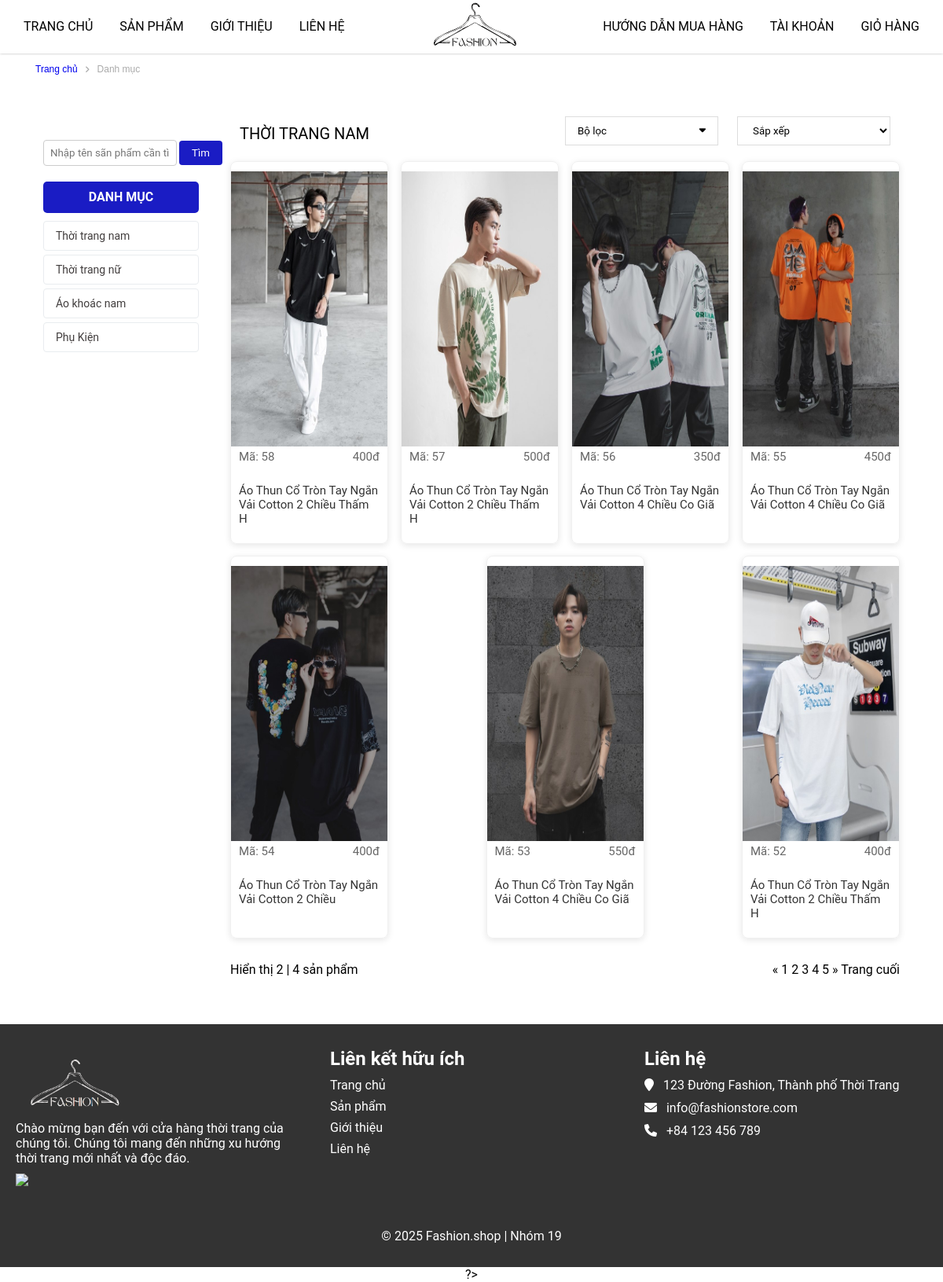
Page /index.php?mod=product&act=detail&id=1 on the committed database.
### tables this page shows
CREATE TABLE `danhmuc` (
  `madm` int(11) NOT NULL,
  `tendm` varchar(50) NOT NULL,
  `soluongsp` int(11) NOT NULL,
  `thutu` int(11) NOT NULL
);

CREATE TABLE `sanpham` (
  `masp` int(11) NOT NULL,
  `tensp` varchar(50) NOT NULL,
  `dongia` int(11) NOT NULL,
  `khuyenmai` int(11) NOT NULL,
  `soluong` int(11) NOT NULL,
  `ngaytao` datetime NOT NULL DEFAULT current_timestamp(),
  `anh` varchar(500) DEFAULT NULL,
  `mota` text NOT NULL,
  `soluotxem` int(11) NOT NULL,
  `hoatdong` int(11) NOT NULL,
  `madm` int(11) NOT NULL,
  `mabl` int(11) NOT NULL
);

### model/categories.php (called while the page is built, shortened)
<?php
    include_once 'model/connect.php';
    function get_categories(){
        $sql="SELECT * FROM danhmuc";
        $conn = pdo_get_connection();
        $stmt = $conn->prepare($sql);
        $stmt->execute();
        return $stmt->fetchAll();
    }
    function get_categoriesID($id){
        return pdo_query_one("SELECT * FROM danhmuc WHERE madm = ?",$id);
    }
?>

### model/connect.php (called while the page is built, shortened)
<?php
function pdo_get_connection(){
    $dburl = "mysql:host=localhost; dbname=shoptu;charset=utf8";
    $username = 'root';
    $password = '';
    $conn = new PDO($dburl, $username, $password);
    $conn->setAttribute(PDO::ATTR_ERRMODE, PDO::ERRMODE_EXCEPTION);
    return $conn;
}
function pdo_query($sql){
    $sql_args = array_slice(func_get_args(), 1);
    try{
        $conn = pdo_get_connection();
        $stmt = $conn->prepare($sql);
        $stmt->execute($sql_args);
        $rows = $stmt->fetchAll();
        return $rows;
    }
    catch(PDOException $e){
        throw $e;
    }
    finally{
        unset($conn);
    }
}
function pdo_query_one($sql){
    $sql_args = array_slice(func_get_args(), 1);
    try{
        $conn = pdo_get_connection();
        $stmt = $conn->prepare($sql);
        $stmt->execute($sql_args);
        $row = $stmt->fetch(PDO::FETCH_ASSOC);
        return $row;
    }
    catch(PDOException $e){
        throw $e;
    }
    finally{
        unset($conn);
    }
}

### model/products.php (called while the page is built, shortened)
<?php
    function get_ByCategories($id){
        return pdo_query("SELECT * FROM sanpham WHERE madm=$id");
    }
?>

### view/page_danhmuc_detail.php (the view, shortened to what this page needs)
<main>
    <div class="container-danhmuc">
        <div class="danhmuc-top row">
            <p><a href="?mod=page&act=home">Trang chủ</a></p><i class="fa-solid fa-angle-right"></i><p>Danh mục</p>
        </div>
    </div>
    <section class="danhmuc">
        <div class="container-danhmuc">
            <div class="row">
                <div class="danhmuc-left">
                    <form action="" id="search" method="get">
                        <input type="text" name="keyword" placeholder="Nhập tên sãn phẩm cần tìm">
                        <input type="submit" name="submit" value="Tìm">
                    </form>
                    <ul>
                        <h4>DANH MỤC</h4>
                        <?php foreach($data['dsdm'] as $dm): ?>
                            <li class="danhmuc-left-li">
                                <a href="index.php?mod=product&act=detail&id=<?=$dm['madm']?>">
                                    <?=$dm['tendm']?>
                                </a> <hr color="#ddd">
                            </li>
                        <?php endforeach; ?>
                    </ul>
                </div>
                <div class="danhmuc-right row">
                    <div class="danhmuc-right-top-item">
                        <p class="tendanhmuc"><?=$ctdanhmuc['tendm']?></p>
                    </div>
                    <div class="danhmuc-right-top-item">
                        <button><span>Bộ lọc</span><i class="fa-solid fa-caret-down"></i></button>
                    </div>
                    <div class="danhmuc-right-top-item">
                        <select name="" id="">
                            <option value="">Sắp xếp</option>
                        </select>
                    </div>
                    <div class="danhmuc-right-content row">
                        <?php
                            usort($dssanpham, function($a, $b) {
                                return strtotime($b['ngaytao']) - strtotime($a['ngaytao']);
                            });
                            $count = 0;
                            foreach($dssanpham as $sp):
                                if ($count < 8):
                            ?>
                        <div class="danhmuc-right-content-item">
                            <a href="?mod=product&act=ctsanpham&id=<?=$sp['masp']?>"><img src="upload/product/<?=$sp['anh']?>"><br></a>
                            <p>Mã: <?=$sp['masp']?><span><?=$sp['khuyenmai']?>đ</span></p>
                            <a href=""><h3><?=$sp['tensp']?></h3></a>
                        </div>
                        <?php
                            $count++;
                            endif;
                            endforeach;
                        ?>
                    </div>
                    <div class="danhmuc-right-bottom row">
                        <div class="danhmuc-right-bottom-item">
                            <p>Hiển thị 2<span> | </span>4 sản phẩm</p>
                        </div>
                        <div class="danhmuc-right-bottom-item">
                            <p><span>&#171;</span> 1 2 3 4 5 <span>&#187;</span> Trang cuối</p>
                        </div>
                    </div>
                </div>
            </div>
        </div>
    </section>
</main>

### assets_user/css/style.css (style rules this page uses)
:root { --main-text-font: Arial, Helvetica, sans-serif; }
* { margin: 0; padding: 0; box-sizing: border-box; font-family: "Roboto", "HelveticaNeue", "Helvetica Neue", sans-serif; }
body { align-items: center; min-height: 100vh; display: flex; flex-direction: column; }
main { flex: 1; }
ul { list-style: none; }
a { text-decoration: none; }
main { margin-top: 68px; }
h3 { padding-top: 10px; padding-bottom: 30px; font-size: 20px; font-weight: 400; }
.row { display: flex; flex-wrap: wrap; }
.danhmuc { padding: 20px; margin: 20px; }
.container-danhmuc { margin: 0; }
.danhmuc-top { width: 100%; height: 40px; margin-left: 20px; align-items: center; }
.danhmuc-top .fa-solid { color: #aaa; font-size: 10px; }
.danhmuc-top p { color: #aaa; font-family: var(--main-text-font); padding: 10px; font-size: 12px; }
.danhmuc-top p a { font-family: var(--main-text-font); margin: 0px; font-size: 12px; }
.danhmuc-left form { display: flex; align-items: center; }
.danhmuc-left input[type="text"] { width: 170px; padding: 8px; margin-top: 10px; margin-right: 3px; border: 1px solid #cccccc; border-radius: 4px; }
.danhmuc-left input[type="submit"] { padding: 8px 16px; background-color: #1a1cc4; color: #fff; border: none; border-radius: 4px; margin-top: 10px; cursor: pointer; }
.danhmuc-left { width: 20%; padding-right: 20px; }
.danhmuc-right { width: 80%; padding-left: 20px; }
.danhmuc-right-top-item .tendanhmuc { text-transform: uppercase; }
.danhmuc-right-top-item:first-child { flex: 2; margin-top: 10px; font-size: 20px; font-family: var(--main-text-font); font-weight: 400; }
.danhmuc-right-top-item { flex: 1; padding: 0 12px; }
.danhmuc-right-top-item button { width: 100%; padding: 10px 15px; display: flex; justify-content: space-between; background-color: #fff; border: 1px solid #dddddd; cursor: pointer; }
.danhmuc-right-top-item select { width: 100%; padding: 9px 15px; display: flex; justify-content: space-between; background-color: #fff; border: 1px solid #dddddd; cursor: pointer; }
.danhmuc-right-content { margin-top: 20px; justify-content: space-between; }
.danhmuc-right-content-item { width: calc(25% - 12px); padding: 12px 0; }
.danhmuc-right-content-item a h3 { font-size: 15px; font-weight: 400; color: #333333; }
.danhmuc-right-content-item img { width: 100%; height: 350px; }
.danhmuc-right-content-item p { display: flex; font-size: 15px; padding-top: 5px; justify-content: space-between; color: #666666; }
.danhmuc-right-bottom { width: 100%; justify-content: space-between; margin: 30px 0 20px; }
.danhmuc-left ul li { height: auto; }
.danhmuc-left ul { width: 100%; list-style: none; padding: 0; margin: 0; }
.danhmuc-left ul h4 { background: #2c3e50; color: white; padding: 15px; margin: 0 0 10px 0; font-size: 16px; text-align: center; border-radius: 5px; }
.danhmuc-left ul li { margin-bottom: 5px; }
.danhmuc-left ul li a { display: block; padding: 10px 15px; color: #333; text-decoration: none; border: 1px solid #e9ecef; border-radius: 4px; transition: all 0.3s ease; }
.danhmuc-left ul h4 { width: auto; height: 40px; padding: 10px; color: white; text-align: center; background-color:#1a1cc4; }
.danhmuc-left ul li>a { color: rgb(66, 62, 62); padding-top: 10px; font-size: 14px; font-weight: 400; }
.danhmuc-left-li a { display: flex; padding: 5px; }
.container-danhmuc { max-width: 1200px; margin: 0 auto; padding: 0 15px; }
.danhmuc-right-content { gap: 15px; }
.danhmuc-right-content-item { transition: transform 0.3s ease; border: 1px solid #f0f0f0; border-radius: 8px; overflow: hidden; box-shadow: 0 2px 8px rgba(0,0,0,0.1); }
.danhmuc-right-content-item img { transition: transform 0.3s ease; }
.danhmuc-right-content-item a h3 { padding: 0 10px; margin: 10px 0; }
.danhmuc-right-content-item p { padding: 0 10px 15px; margin: 0; }

### assets_user/css/ctsanpham.css (style rules this page uses)
form { margin-top: 20px; padding-bottom: 20px; text-align: center; }
input[type="text"] { padding: 20px; margin-right: 10px; border: 1px solid #ccc; border-radius: 4px; }

### view/page_danhmuc_detail.php (style rules this page uses)
.danhmuc-right-top-item .tendanhmuc { text-transform: uppercase; }

### rows in the picture
danhmuc: tendm "Thời trang nam", tendm "THỜI TRANG NAM"
danhmuc: tendm "Thời trang nữ"
danhmuc: tendm "Áo khoác nam"
danhmuc: tendm "Phụ Kiện"
sanpham: anh (picture), masp "58", khuyenmai "400", tensp "Áo Thun Cổ Tròn Tay Ngắn Vải Cotton 2 Chiều Thấm H"
sanpham: anh (picture), masp "57", khuyenmai "500", tensp "Áo Thun Cổ Tròn Tay Ngắn Vải Cotton 2 Chiều Thấm H"
sanpham: anh (picture), masp "56", khuyenmai "350", tensp "Áo Thun Cổ Tròn Tay Ngắn Vải Cotton 4 Chiều Co Giã"
sanpham: anh (picture), masp "55", khuyenmai "450", tensp "Áo Thun Cổ Tròn Tay Ngắn Vải Cotton 4 Chiều Co Giã"
sanpham: anh (picture), masp "54", khuyenmai "400", tensp "Áo Thun Cổ Tròn Tay Ngắn Vải Cotton 2 Chiều"
sanpham: anh (picture), masp "53", khuyenmai "550", tensp "Áo Thun Cổ Tròn Tay Ngắn Vải Cotton 4 Chiều Co Giã"
sanpham: anh (picture), masp "52", khuyenmai "400", tensp "Áo Thun Cổ Tròn Tay Ngắn Vải Cotton 2 Chiều Thấm H"
